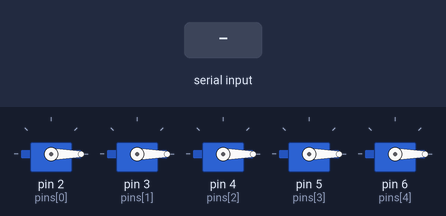
The sketch below on a simulated Arduino Uno, built with avr-gcc and run on an emulated ATmega328P. Parts: 5 × servo. The inputs (shaded band) are chosen by the test bench.

Above: at 1.2 s.
1.3 s: "90,45\n" received over Serial
At 2.0 s:
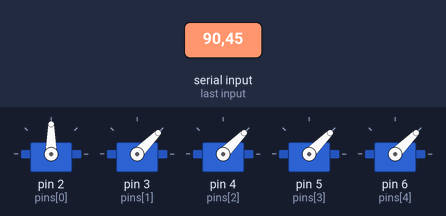
2.8 s: "30,150\n" received over Serial
At 3.1 s:
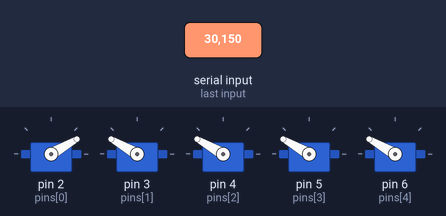
4.3 s: "90\n" received over Serial
At 5.4 s:
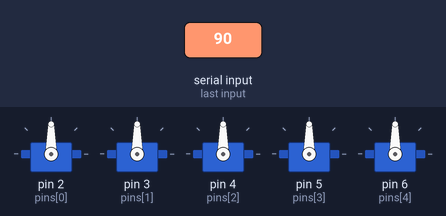
5.8 s: "200\n" received over Serial
At 6.6 s:
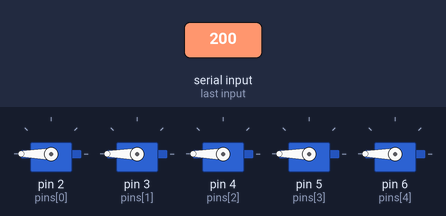
Timing chart, 0 to 8.3 s (numbered marks = the images above; inputs shaded):
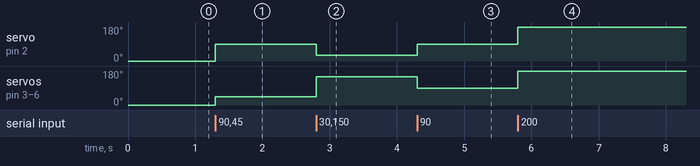

The sketch:

robot_el_ardu_no.ino
```cpp
#include <Servo.h>

Servo servos[5];
// Pinleri sırasıyla: Baş, İşaret, Orta, Yüzük, Serçe (Kendi bağlantına göre değiştirebilirsin)
int pins[] = {2, 3, 4, 5, 6};

void setup() {
  // Python ile aynı haberleşme hızını (Baud Rate) ayarlıyoruz
  Serial.begin(115200);
  Serial.setTimeout(10); // Gecikmeyi önlemek için timeout'u kısalttık

  // Servoları pinlere bağla ve başlangıçta 0 dereceye al
  for(int i = 0; i < 5; i++) {
    servos[i].attach(pins[i]);
    servos[i].write(0);
  }
}

void loop() {
  // PYTHON'DAN VEYA SERİ PORTTAN GELEN MOTOR AÇILARINI OKU
  if (Serial.available() > 0) {
    String data = Serial.readStringUntil('\n'); // "Enter" (yeni satır) karakterine kadar oku
    data.trim(); // Başındaki ve sonundaki boşluk/satır sonu karakterlerini temizle

    // Veri geçerliyse motorlara yaz
    if (data.length() > 0) {
      int commaIndex;
      for (int i = 0; i < 5; i++) {
        commaIndex = data.indexOf(',');

        // Virgül bulursa o kısma kadar olanı al, bulamazsa kalanı al
        String val = (commaIndex != -1) ? data.substring(0, commaIndex) : data;

        // Açıyı motora yaz
        servos[i].write(val.toInt());

        // İşlenen kısmı metinden atıp geri kalanıyla devam et
        if (commaIndex != -1) {
          data = data.substring(commaIndex + 1);
        }
      }
    }
  }
}
```

Measured:
- after the input at 1.3 s, servo on pin 2 (pins[0]): 0° → 90° at once; servo on pin 3 (pins[1]), servo on pin 4 (pins[2]), servo on pin 5 (pins[3]), servo on pin 6 (pins[4]): 0° → 45° at once
- after the input at 2.8 s, servo on pin 2 (pins[0]): 90° → 30° at once; servo on pin 3 (pins[1]), servo on pin 4 (pins[2]), servo on pin 5 (pins[3]), servo on pin 6 (pins[4]): 45° → 150° at once
- after the input at 4.3 s, servo on pin 2 (pins[0]): 30° → 90° at once; servo on pin 3 (pins[1]), servo on pin 4 (pins[2]), servo on pin 5 (pins[3]), servo on pin 6 (pins[4]): 150° → 90° at once
- after the input at 5.8 s, servo on pin 2 (pins[0]), servo on pin 3 (pins[1]), servo on pin 4 (pins[2]), servo on pin 5 (pins[3]), servo on pin 6 (pins[4]): 90° → 180° at once
